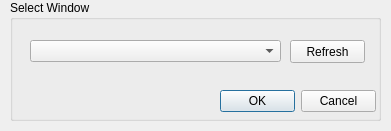
<?xml version="1.0" encoding="UTF-8"?>
<ui version="4.0">
 <class>WindowSelect</class>
 <widget class="QDialog" name="WindowSelect">
  <property name="geometry">
   <rect>
    <x>0</x>
    <y>0</y>
    <width>391</width>
    <height>131</height>
   </rect>
  </property>
  <property name="windowTitle">
   <string>Dialog</string>
  </property>
  <widget class="QGroupBox" name="groupBox">
   <property name="geometry">
    <rect>
     <x>10</x>
     <y>0</y>
     <width>371</width>
     <height>121</height>
    </rect>
   </property>
   <property name="title">
    <string>Select Window</string>
   </property>
   <widget class="QComboBox" name="windowCombo">
    <property name="geometry">
     <rect>
      <x>20</x>
      <y>40</y>
      <width>251</width>
      <height>22</height>
     </rect>
    </property>
   </widget>
   <widget class="QPushButton" name="windowRefreshButton">
    <property name="geometry">
     <rect>
      <x>280</x>
      <y>40</y>
      <width>75</width>
      <height>23</height>
     </rect>
    </property>
    <property name="text">
     <string>Refresh</string>
    </property>
   </widget>
   <widget class="QDialogButtonBox" name="buttonBox">
    <property name="geometry">
     <rect>
      <x>210</x>
      <y>90</y>
      <width>156</width>
      <height>23</height>
     </rect>
    </property>
    <property name="standardButtons">
     <set>QDialogButtonBox::Cancel|QDialogButtonBox::Ok</set>
    </property>
   </widget>
  </widget>
 </widget>
 <resources/>
 <connections/>
</ui>
